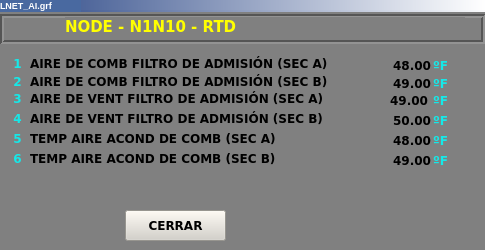
<?xml version="1.0" encoding="UTF-8"?>
<ui version="4.0">
 <class>LNET_Al5</class>
 <widget class="QWidget" name="LNET_Al5">
  <property name="geometry">
   <rect>
    <x>0</x>
    <y>0</y>
    <width>485</width>
    <height>250</height>
   </rect>
  </property>
  <property name="minimumSize">
   <size>
    <width>485</width>
    <height>250</height>
   </size>
  </property>
  <property name="maximumSize">
   <size>
    <width>485</width>
    <height>250</height>
   </size>
  </property>
  <property name="windowTitle">
   <string>LNET_Al5</string>
  </property>
  <property name="styleSheet">
   <string notr="true">background-color: rgb(128, 128, 128);</string>
  </property>
  <widget class="QFrame" name="frame_2">
   <property name="geometry">
    <rect>
     <x>0</x>
     <y>0</y>
     <width>485</width>
     <height>12</height>
    </rect>
   </property>
   <property name="styleSheet">
    <string notr="true">background-color: qlineargradient(spread:pad, x1:0, y1:0, x2:1, y2:0, stop:0 rgba(43, 71, 134, 255), stop:1 rgba(255, 255, 255, 255));</string>
   </property>
   <property name="frameShape">
    <enum>QFrame::Panel</enum>
   </property>
   <property name="frameShadow">
    <enum>QFrame::Raised</enum>
   </property>
   <property name="lineWidth">
    <number>0</number>
   </property>
   <widget class="QFrame" name="frame_3">
    <property name="geometry">
     <rect>
      <x>10</x>
      <y>10</y>
      <width>485</width>
      <height>12</height>
     </rect>
    </property>
    <property name="styleSheet">
     <string notr="true">background-color: qlineargradient(spread:pad, x1:0, y1:0, x2:1, y2:0, stop:0 rgba(43, 71, 134, 255), stop:1 rgba(255, 255, 255, 255));</string>
    </property>
    <property name="frameShape">
     <enum>QFrame::Panel</enum>
    </property>
    <property name="frameShadow">
     <enum>QFrame::Raised</enum>
    </property>
    <property name="lineWidth">
     <number>0</number>
    </property>
   </widget>
   <widget class="QLabel" name="lbLnetT">
    <property name="geometry">
     <rect>
      <x>0</x>
      <y>0</y>
      <width>81</width>
      <height>12</height>
     </rect>
    </property>
    <property name="font">
     <font>
      <pointsize>5</pointsize>
      <weight>75</weight>
      <bold>true</bold>
     </font>
    </property>
    <property name="styleSheet">
     <string notr="true">background-color: rgb(73, 105, 160);</string>
    </property>
    <property name="text">
     <string>&lt;!DOCTYPE HTML PUBLIC &quot;-//W3C//DTD HTML 4.0//EN&quot; &quot;http://www.w3.org/TR/REC-html40/strict.dtd&quot;&gt;
&lt;html&gt;&lt;head&gt;&lt;meta name=&quot;qrichtext&quot; content=&quot;1&quot; /&gt;&lt;style type=&quot;text/css&quot;&gt;
p, li { white-space: pre-wrap; }
&lt;/style&gt;&lt;/head&gt;&lt;body style=&quot; font-family:'MS Shell Dlg 2'; font-size:5pt; font-weight:600; font-style:normal;&quot;&gt;
&lt;p style=&quot; margin-top:0px; margin-bottom:0px; margin-left:0px; margin-right:0px; -qt-block-indent:0; text-indent:0px;&quot;&gt;&lt;span style=&quot; font-size:7pt; color:#ffffff;&quot;&gt;LNET_AI.grf&lt;/span&gt;&lt;/p&gt;&lt;/body&gt;&lt;/html&gt;</string>
    </property>
   </widget>
  </widget>
  <widget class="QFrame" name="frame">
   <property name="geometry">
    <rect>
     <x>0</x>
     <y>14</y>
     <width>485</width>
     <height>30</height>
    </rect>
   </property>
   <property name="styleSheet">
    <string notr="true">border-color: rgb(255, 255, 255);</string>
   </property>
   <property name="frameShape">
    <enum>QFrame::Box</enum>
   </property>
   <property name="frameShadow">
    <enum>QFrame::Sunken</enum>
   </property>
   <property name="lineWidth">
    <number>2</number>
   </property>
  </widget>
  <widget class="QLabel" name="lbNodRTD">
   <property name="geometry">
    <rect>
     <x>65</x>
     <y>17</y>
     <width>400</width>
     <height>20</height>
    </rect>
   </property>
   <property name="font">
    <font>
     <family>Verdana</family>
     <pointsize>11</pointsize>
     <weight>75</weight>
     <bold>true</bold>
    </font>
   </property>
   <property name="styleSheet">
    <string notr="true">color: rgb(255, 255, 0);</string>
   </property>
   <property name="text">
    <string>NODE - N1N10 - RTD</string>
   </property>
  </widget>
  <widget class="QPushButton" name="btnCerrar">
   <property name="geometry">
    <rect>
     <x>125</x>
     <y>210</y>
     <width>101</width>
     <height>31</height>
    </rect>
   </property>
   <property name="font">
    <font>
     <family>Verdana</family>
     <pointsize>9</pointsize>
     <weight>75</weight>
     <bold>true</bold>
    </font>
   </property>
   <property name="styleSheet">
    <string notr="true">background-color: rgb(212, 208, 200);</string>
   </property>
   <property name="text">
    <string>CERRAR</string>
   </property>
  </widget>
  <widget class="QLabel" name="lbNodeT_1">
   <property name="geometry">
    <rect>
     <x>30</x>
     <y>55</y>
     <width>340</width>
     <height>16</height>
    </rect>
   </property>
   <property name="font">
    <font>
     <family>Verdana</family>
     <weight>75</weight>
     <bold>true</bold>
    </font>
   </property>
   <property name="text">
    <string>AIRE DE COMB FILTRO DE ADMISIÓN (SEC A)</string>
   </property>
  </widget>
  <widget class="QLabel" name="lbNumNode_1">
   <property name="geometry">
    <rect>
     <x>7</x>
     <y>55</y>
     <width>21</width>
     <height>16</height>
    </rect>
   </property>
   <property name="font">
    <font>
     <family>Verdana</family>
     <weight>75</weight>
     <bold>true</bold>
    </font>
   </property>
   <property name="styleSheet">
    <string notr="true">color: rgb(22, 232, 232);</string>
   </property>
   <property name="text">
    <string>1</string>
   </property>
   <property name="alignment">
    <set>Qt::AlignCenter</set>
   </property>
  </widget>
  <widget class="QLabel" name="lbNode_1">
   <property name="geometry">
    <rect>
     <x>370</x>
     <y>55</y>
     <width>61</width>
     <height>20</height>
    </rect>
   </property>
   <property name="font">
    <font>
     <family>Verdana</family>
     <weight>75</weight>
     <bold>true</bold>
    </font>
   </property>
   <property name="layoutDirection">
    <enum>Qt::RightToLeft</enum>
   </property>
   <property name="text">
    <string>48.00</string>
   </property>
   <property name="alignment">
    <set>Qt::AlignRight|Qt::AlignTrailing|Qt::AlignVCenter</set>
   </property>
  </widget>
  <widget class="QLabel" name="lbNodeU_1">
   <property name="geometry">
    <rect>
     <x>433</x>
     <y>55</y>
     <width>35</width>
     <height>20</height>
    </rect>
   </property>
   <property name="font">
    <font>
     <family>Verdana</family>
     <weight>75</weight>
     <bold>true</bold>
    </font>
   </property>
   <property name="styleSheet">
    <string notr="true">color: rgb(22, 232, 232);</string>
   </property>
   <property name="text">
    <string>ºF</string>
   </property>
  </widget>
  <widget class="QLabel" name="lbNodeU_2">
   <property name="geometry">
    <rect>
     <x>433</x>
     <y>73</y>
     <width>35</width>
     <height>20</height>
    </rect>
   </property>
   <property name="font">
    <font>
     <family>Verdana</family>
     <weight>75</weight>
     <bold>true</bold>
    </font>
   </property>
   <property name="styleSheet">
    <string notr="true">color: rgb(22, 232, 232);</string>
   </property>
   <property name="text">
    <string>ºF</string>
   </property>
  </widget>
  <widget class="QLabel" name="lbNumNode_2">
   <property name="geometry">
    <rect>
     <x>7</x>
     <y>73</y>
     <width>21</width>
     <height>16</height>
    </rect>
   </property>
   <property name="font">
    <font>
     <family>Verdana</family>
     <weight>75</weight>
     <bold>true</bold>
    </font>
   </property>
   <property name="styleSheet">
    <string notr="true">color: rgb(22, 232, 232);</string>
   </property>
   <property name="text">
    <string>2</string>
   </property>
   <property name="alignment">
    <set>Qt::AlignCenter</set>
   </property>
  </widget>
  <widget class="QLabel" name="lbNodeT_2">
   <property name="geometry">
    <rect>
     <x>30</x>
     <y>73</y>
     <width>340</width>
     <height>16</height>
    </rect>
   </property>
   <property name="font">
    <font>
     <family>Verdana</family>
     <weight>75</weight>
     <bold>true</bold>
    </font>
   </property>
   <property name="text">
    <string>AIRE DE COMB FILTRO DE ADMISIÓN (SEC B)</string>
   </property>
  </widget>
  <widget class="QLabel" name="lbNode_2">
   <property name="geometry">
    <rect>
     <x>370</x>
     <y>73</y>
     <width>61</width>
     <height>20</height>
    </rect>
   </property>
   <property name="font">
    <font>
     <family>Verdana</family>
     <weight>75</weight>
     <bold>true</bold>
    </font>
   </property>
   <property name="layoutDirection">
    <enum>Qt::RightToLeft</enum>
   </property>
   <property name="text">
    <string>49.00</string>
   </property>
   <property name="alignment">
    <set>Qt::AlignRight|Qt::AlignTrailing|Qt::AlignVCenter</set>
   </property>
  </widget>
  <widget class="QLabel" name="lbNumNode_7">
   <property name="geometry">
    <rect>
     <x>7</x>
     <y>110</y>
     <width>21</width>
     <height>16</height>
    </rect>
   </property>
   <property name="font">
    <font>
     <family>Verdana</family>
     <weight>75</weight>
     <bold>true</bold>
    </font>
   </property>
   <property name="styleSheet">
    <string notr="true">color: rgb(22, 232, 232);</string>
   </property>
   <property name="text">
    <string>4</string>
   </property>
   <property name="alignment">
    <set>Qt::AlignCenter</set>
   </property>
  </widget>
  <widget class="QLabel" name="lbNodeU_3">
   <property name="geometry">
    <rect>
     <x>433</x>
     <y>90</y>
     <width>35</width>
     <height>20</height>
    </rect>
   </property>
   <property name="font">
    <font>
     <family>Verdana</family>
     <weight>75</weight>
     <bold>true</bold>
    </font>
   </property>
   <property name="styleSheet">
    <string notr="true">color: rgb(22, 232, 232);</string>
   </property>
   <property name="text">
    <string>ºF</string>
   </property>
  </widget>
  <widget class="QLabel" name="lbNodeT_7">
   <property name="geometry">
    <rect>
     <x>30</x>
     <y>150</y>
     <width>340</width>
     <height>16</height>
    </rect>
   </property>
   <property name="font">
    <font>
     <family>Verdana</family>
     <weight>75</weight>
     <bold>true</bold>
    </font>
   </property>
   <property name="text">
    <string>TEMP AIRE ACOND DE COMB (SEC B)</string>
   </property>
  </widget>
  <widget class="QLabel" name="lbNodeT_4">
   <property name="geometry">
    <rect>
     <x>30</x>
     <y>90</y>
     <width>340</width>
     <height>16</height>
    </rect>
   </property>
   <property name="font">
    <font>
     <family>Verdana</family>
     <weight>75</weight>
     <bold>true</bold>
    </font>
   </property>
   <property name="text">
    <string>AIRE DE VENT FILTRO DE ADMISIÓN (SEC A)</string>
   </property>
  </widget>
  <widget class="QLabel" name="lbNumNode_4">
   <property name="geometry">
    <rect>
     <x>7</x>
     <y>90</y>
     <width>21</width>
     <height>16</height>
    </rect>
   </property>
   <property name="font">
    <font>
     <family>Verdana</family>
     <weight>75</weight>
     <bold>true</bold>
    </font>
   </property>
   <property name="styleSheet">
    <string notr="true">color: rgb(22, 232, 232);</string>
   </property>
   <property name="text">
    <string>3</string>
   </property>
   <property name="alignment">
    <set>Qt::AlignCenter</set>
   </property>
  </widget>
  <widget class="QLabel" name="lbNode_3">
   <property name="geometry">
    <rect>
     <x>367</x>
     <y>90</y>
     <width>61</width>
     <height>20</height>
    </rect>
   </property>
   <property name="font">
    <font>
     <family>Verdana</family>
     <weight>75</weight>
     <bold>true</bold>
    </font>
   </property>
   <property name="layoutDirection">
    <enum>Qt::RightToLeft</enum>
   </property>
   <property name="text">
    <string>49.00</string>
   </property>
   <property name="alignment">
    <set>Qt::AlignRight|Qt::AlignTrailing|Qt::AlignVCenter</set>
   </property>
  </widget>
  <widget class="QLabel" name="lbNodeT_5">
   <property name="geometry">
    <rect>
     <x>30</x>
     <y>110</y>
     <width>340</width>
     <height>16</height>
    </rect>
   </property>
   <property name="font">
    <font>
     <family>Verdana</family>
     <weight>75</weight>
     <bold>true</bold>
    </font>
   </property>
   <property name="text">
    <string>AIRE DE VENT FILTRO DE ADMISIÓN (SEC B)</string>
   </property>
  </widget>
  <widget class="QLabel" name="lbNode_4">
   <property name="geometry">
    <rect>
     <x>370</x>
     <y>110</y>
     <width>61</width>
     <height>20</height>
    </rect>
   </property>
   <property name="font">
    <font>
     <family>Verdana</family>
     <weight>75</weight>
     <bold>true</bold>
    </font>
   </property>
   <property name="layoutDirection">
    <enum>Qt::RightToLeft</enum>
   </property>
   <property name="text">
    <string>50.00</string>
   </property>
   <property name="alignment">
    <set>Qt::AlignRight|Qt::AlignTrailing|Qt::AlignVCenter</set>
   </property>
  </widget>
  <widget class="QLabel" name="lbNodeU_4">
   <property name="geometry">
    <rect>
     <x>433</x>
     <y>110</y>
     <width>35</width>
     <height>20</height>
    </rect>
   </property>
   <property name="font">
    <font>
     <family>Verdana</family>
     <weight>75</weight>
     <bold>true</bold>
    </font>
   </property>
   <property name="styleSheet">
    <string notr="true">color: rgb(22, 232, 232);</string>
   </property>
   <property name="text">
    <string>ºF</string>
   </property>
  </widget>
  <widget class="QLabel" name="lbNumNode_5">
   <property name="geometry">
    <rect>
     <x>7</x>
     <y>130</y>
     <width>21</width>
     <height>16</height>
    </rect>
   </property>
   <property name="font">
    <font>
     <family>Verdana</family>
     <weight>75</weight>
     <bold>true</bold>
    </font>
   </property>
   <property name="styleSheet">
    <string notr="true">color: rgb(22, 232, 232);</string>
   </property>
   <property name="text">
    <string>5</string>
   </property>
   <property name="alignment">
    <set>Qt::AlignCenter</set>
   </property>
  </widget>
  <widget class="QLabel" name="lbNodeT_6">
   <property name="geometry">
    <rect>
     <x>30</x>
     <y>130</y>
     <width>340</width>
     <height>16</height>
    </rect>
   </property>
   <property name="font">
    <font>
     <family>Verdana</family>
     <weight>75</weight>
     <bold>true</bold>
    </font>
   </property>
   <property name="text">
    <string>TEMP AIRE ACOND DE COMB (SEC A)</string>
   </property>
  </widget>
  <widget class="QLabel" name="lbNodeU_5">
   <property name="geometry">
    <rect>
     <x>433</x>
     <y>130</y>
     <width>35</width>
     <height>20</height>
    </rect>
   </property>
   <property name="font">
    <font>
     <family>Verdana</family>
     <weight>75</weight>
     <bold>true</bold>
    </font>
   </property>
   <property name="styleSheet">
    <string notr="true">color: rgb(22, 232, 232);</string>
   </property>
   <property name="text">
    <string>ºF</string>
   </property>
  </widget>
  <widget class="QLabel" name="lbNode_5">
   <property name="geometry">
    <rect>
     <x>370</x>
     <y>130</y>
     <width>61</width>
     <height>20</height>
    </rect>
   </property>
   <property name="font">
    <font>
     <family>Verdana</family>
     <weight>75</weight>
     <bold>true</bold>
    </font>
   </property>
   <property name="layoutDirection">
    <enum>Qt::RightToLeft</enum>
   </property>
   <property name="text">
    <string>48.00</string>
   </property>
   <property name="alignment">
    <set>Qt::AlignRight|Qt::AlignTrailing|Qt::AlignVCenter</set>
   </property>
  </widget>
  <widget class="QLabel" name="lbNumNode_6">
   <property name="geometry">
    <rect>
     <x>7</x>
     <y>150</y>
     <width>21</width>
     <height>16</height>
    </rect>
   </property>
   <property name="font">
    <font>
     <family>Verdana</family>
     <weight>75</weight>
     <bold>true</bold>
    </font>
   </property>
   <property name="styleSheet">
    <string notr="true">color: rgb(22, 232, 232);</string>
   </property>
   <property name="text">
    <string>6</string>
   </property>
   <property name="alignment">
    <set>Qt::AlignCenter</set>
   </property>
  </widget>
  <widget class="QLabel" name="lbNodeU_6">
   <property name="geometry">
    <rect>
     <x>433</x>
     <y>150</y>
     <width>35</width>
     <height>20</height>
    </rect>
   </property>
   <property name="font">
    <font>
     <family>Verdana</family>
     <weight>75</weight>
     <bold>true</bold>
    </font>
   </property>
   <property name="styleSheet">
    <string notr="true">color: rgb(22, 232, 232);</string>
   </property>
   <property name="text">
    <string>ºF</string>
   </property>
  </widget>
  <widget class="QLabel" name="lbNode_6">
   <property name="geometry">
    <rect>
     <x>370</x>
     <y>150</y>
     <width>61</width>
     <height>20</height>
    </rect>
   </property>
   <property name="font">
    <font>
     <family>Verdana</family>
     <weight>75</weight>
     <bold>true</bold>
    </font>
   </property>
   <property name="layoutDirection">
    <enum>Qt::RightToLeft</enum>
   </property>
   <property name="text">
    <string>49.00</string>
   </property>
   <property name="alignment">
    <set>Qt::AlignRight|Qt::AlignTrailing|Qt::AlignVCenter</set>
   </property>
  </widget>
 </widget>
 <layoutdefault spacing="6" margin="11"/>
 <resources/>
 <connections/>
</ui>
